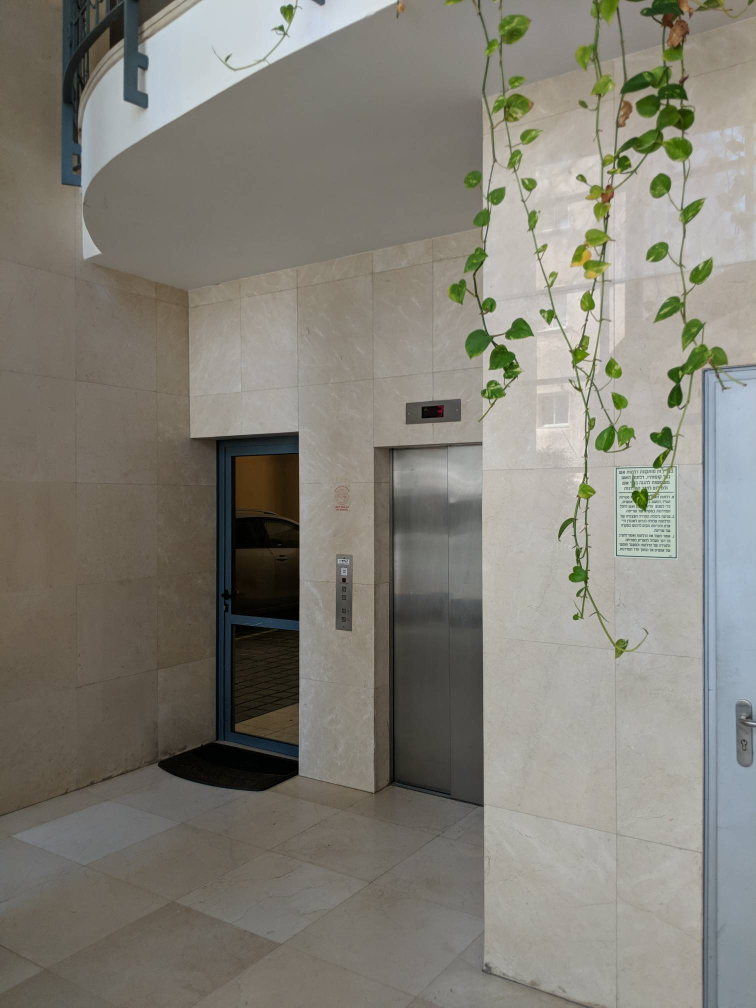
#> input picture data/Images/Office/1.jpg, 1512 x 2016 px (shown at 1/2 size)
$ python harris.py   (older library calls are emulated)
#> lines starting #> are read from the running program, lines starting #| are printed output that depends on the picture; long printed decimals are rounded
import cv2
import numpy as np

# [84 lines left out: functions gaussianBlur, harris, not called in this run]


# harris("./data/Images/Mountain/1.jpg")
# harris("./data/Images/Office/1.jpg")

def get_keypoints(image) :
    # Use a basic feature detector (e.g., Harris corners) for simplicity
    corners = cv2.cornerHarris(image, 2, 3, 0.04)
    keypoints = np.argwhere(corners > 0.01 * corners.max())  # Adjust the threshold as needed
    return keypoints

def compute_gradient(image):
    # [5 lines of commented-out code are left out]
    sobelx = cv2.Sobel(image, cv2.CV_32F, 1, 0, ksize=3)
    sobely = cv2.Sobel(image, cv2.CV_32F, 0, 1, ksize=3)
    magnitude = np.sqrt(sobelx**2 + sobely**2)
    orientation = np.arctan2(sobely, sobelx)
    return magnitude, orientation

def get_descriptor(keypoint, image):
    # Define descriptor parameters
    patch_size = 16
    num_bins = 8
    # print(image)
    # Extract a patch around the keypoint
    x, y = keypoint
    # Ensure the coordinates are within the valid range
    x_start = max(0, x - patch_size // 2)
    x_end = min(image.shape[0], x + patch_size // 2)
    y_start = max(0, y - patch_size // 2)
    y_end = min(image.shape[1], y + patch_size // 2)

    # Extract the patch
    patch = image[x_start:x_end, y_start:y_end]

    # print(x,y)
    # print(patch)
    # Compute gradient magnitude and orientation for the patch
    magnitude, orientation = compute_gradient(patch)
    # print("len orien", len(orientation))

    # Create histogram of orientations
    histogram = np.zeros(num_bins)
    bin_width = 2 * np.pi / num_bins
    for i in range(x_end-x_start):
        for j in range(y_end-y_start):
            angle = orientation[i, j]
            bin_index = int(angle // bin_width) % num_bins
            histogram[bin_index] += magnitude[i, j]

    # Normalize the histogram
    descriptor = histogram / np.linalg.norm(histogram)

    return descriptor

image = cv2.imread('./data/Images/Office/1.jpg', cv2.IMREAD_GRAYSCALE)
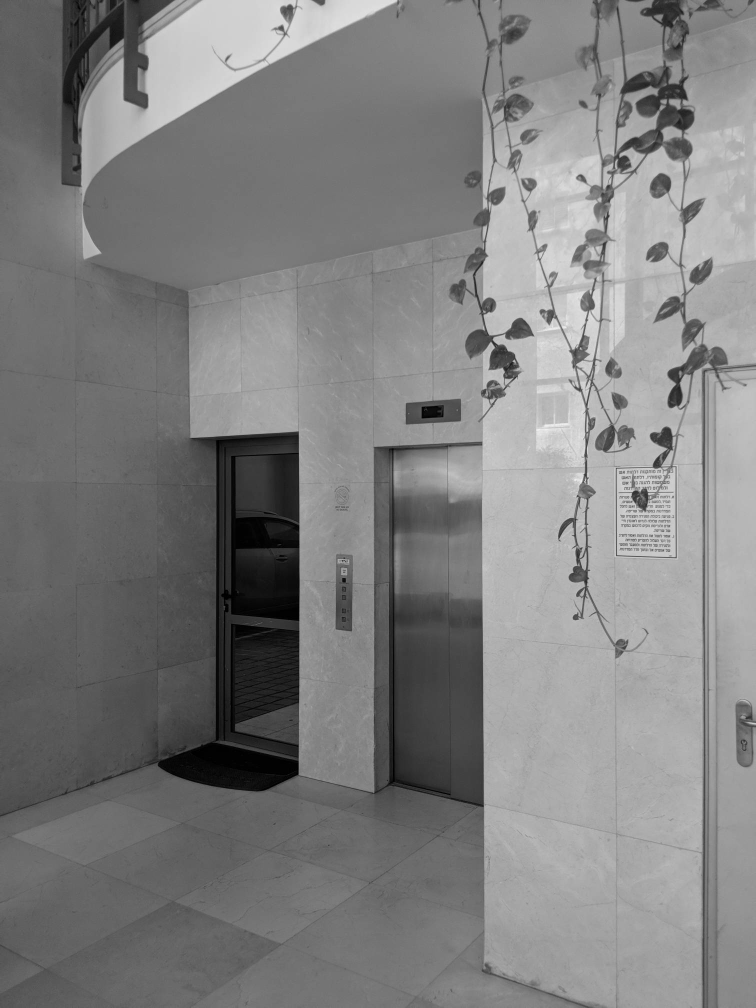
#> image: shape (2016, 1512) (shown at 1/2 size); min 0, max 248, mean 127.5
keypoints = get_keypoints(image)
#> in get_keypoints, `keypoints = np.argwhere(corners > 0.01 * corners.max())`: keypoints = 7799 pairs, first value 0 to 1691, second value 161 to 1504
print(keypoints)
#> (printed output is left out)

# Compute descriptors for each keypoint
descriptors = []
for keypoint in keypoints:
    descriptor = get_descriptor(keypoint, image)
    descriptors.append(descriptor)
#> this loop made 7799 passes
#> (x in get_descriptor, y in get_descriptor, x_start in get_descriptor, x_end in get_descriptor, y_start in get_descriptor, y_end in get_descriptor) on passes 1 to 3: (0, 347, 0, 8, 339, 355), (0, 348, 0, 8, 340, 356), (0, 349, 0, 8, 341, 357)
print(descriptors[2000])
#| [0.5869 0.3406 0.1851 0.1192 0.5332  0.3107
#|  0.2413 0.228]

$ run again, with data/Images/Mountain/1.jpg copied over data/Images/Office/1.jpg
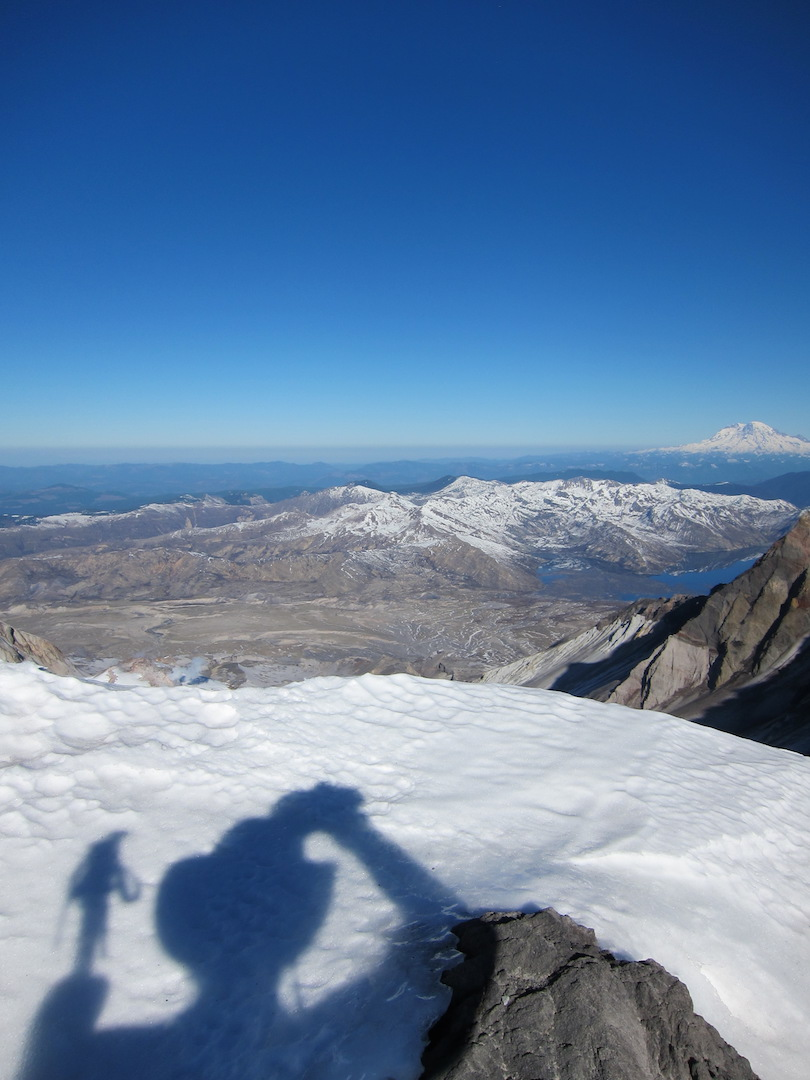
#> input picture data/Images/Mountain/1.jpg, 810 x 1080 px
#> `image = cv2.imread('./data/Images/Office/1.jpg', cv2.IMREAD_GRAYSCALE)`:
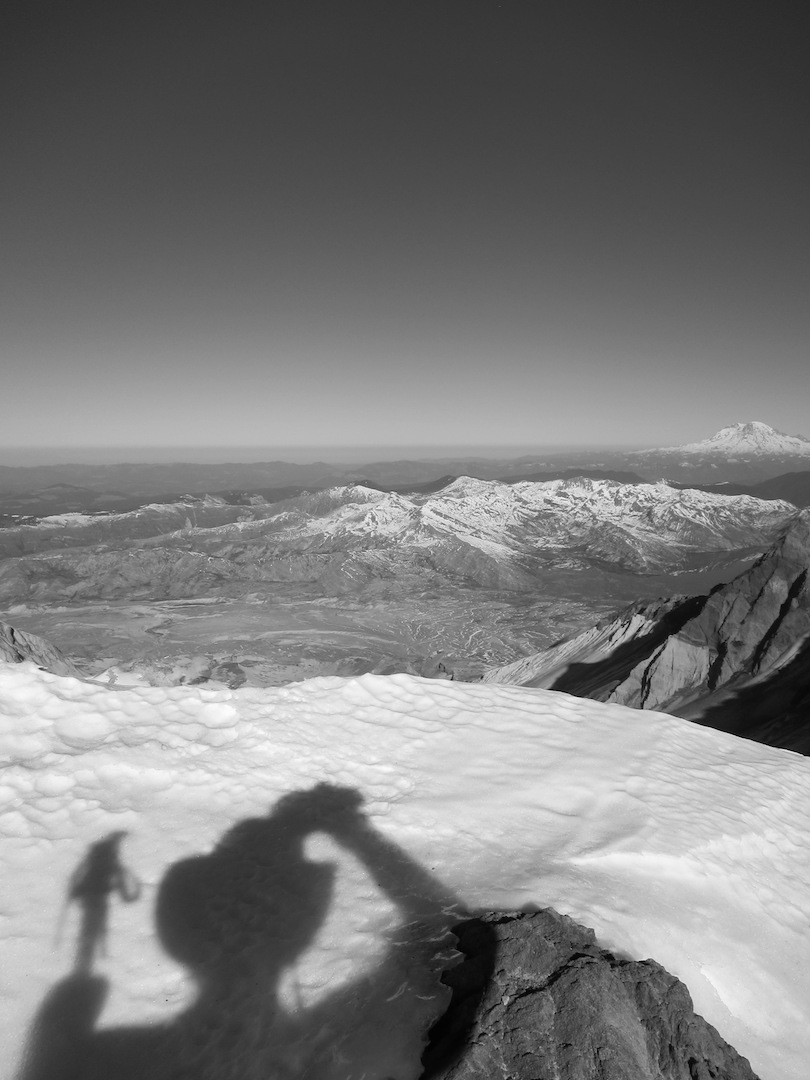
#> image: shape (1080, 810); min 0, max 253, mean 123.3
#> in get_keypoints, `keypoints = np.argwhere(corners > 0.01 * corners.max())`: keypoints = 4690 pairs, first value 429 to 1079, second value 4 to 809
#> (printed output is left out)
#> the loop `for keypoint in keypoints:` made 4690 passes
#> (x in get_descriptor, y in get_descriptor, x_start in get_descriptor, x_end in get_descriptor, y_start in get_descriptor, y_end in get_descriptor, descriptor) on passes 1 to 3: (429, 772, 421, 437, 764, 780, [0.145, 0.0881, 0.835, 0.339, 0.207, 0.218, 0.215, 0.152]), (436, 745, 428, 444, 737, 753, [0.353, 0.424, 0.635, 0.124, 0.388, 0.232, 0.223, 0.148]), (478, 663, 470, 486, 655, 671, [0.277, 0.458, 0.633, 0.416, 0.288, 0.156, 0.0802, 0.163])
#| [0.2145 0.2492 0.5399 0.2059 0.126 0.3732
#|  0.6019 0.2015]

$ run again, with data/Images/Office/3.jpg copied over data/Images/Office/1.jpg
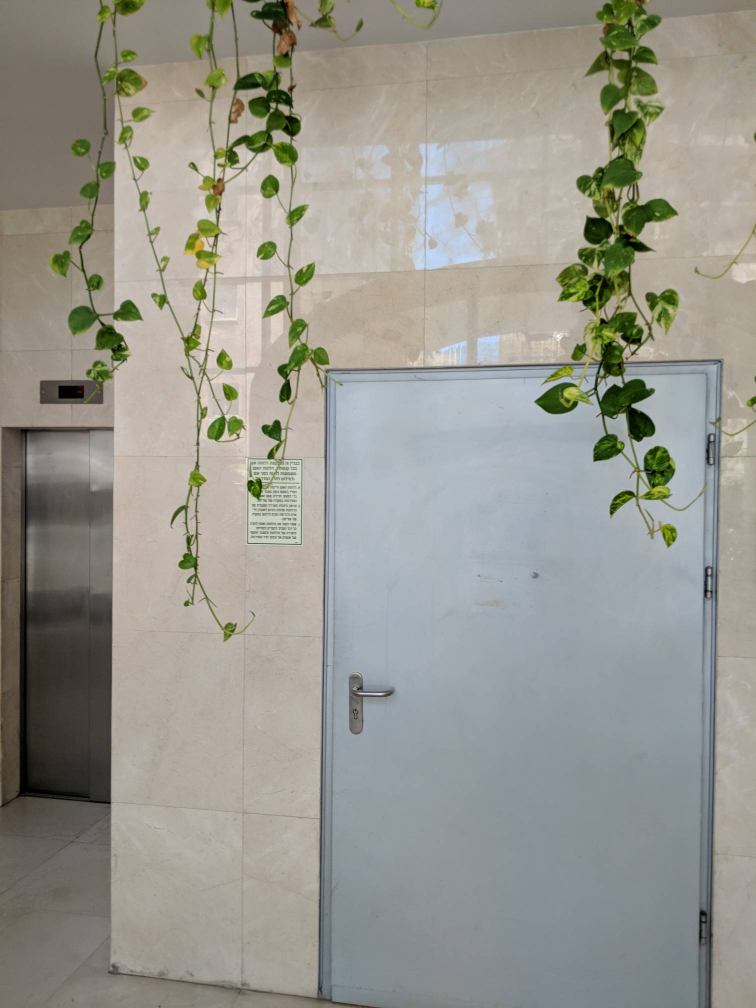
#> input picture data/Images/Office/3.jpg, 1512 x 2016 px (shown at 1/2 size)
#> `image = cv2.imread('./data/Images/Office/1.jpg', cv2.IMREAD_GRAYSCALE)`:
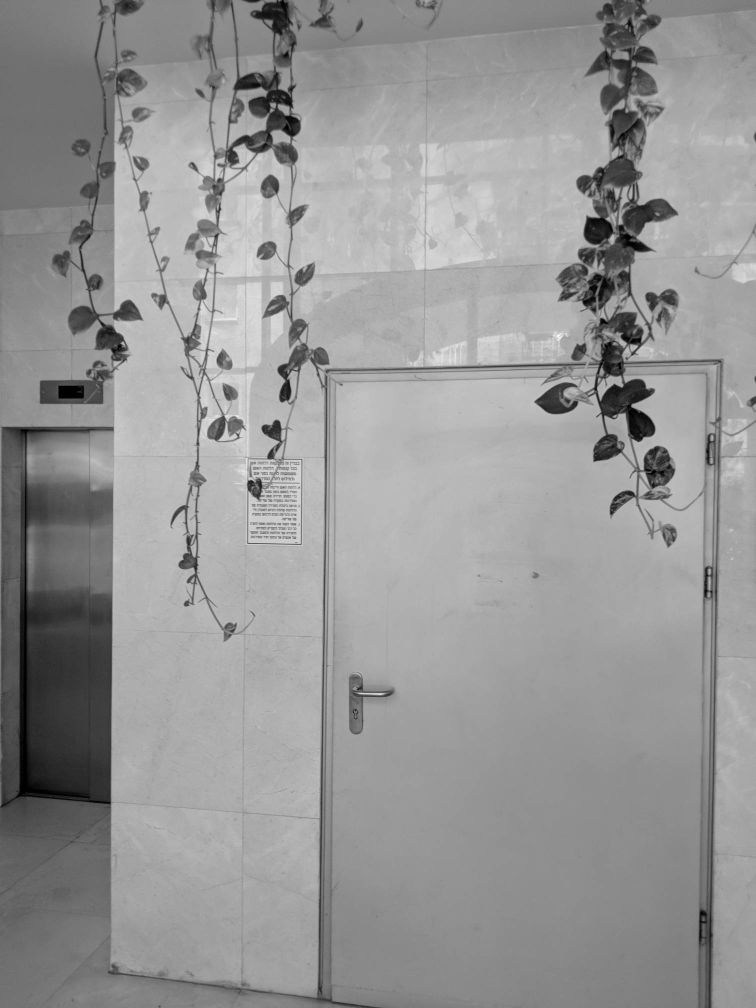
#> image: shape (2016, 1512) (shown at 1/2 size); min 0, max 255, mean 149.8
#> in get_keypoints, `keypoints = np.argwhere(corners > 0.01 * corners.max())`: keypoints = 7924 pairs, first value 0 to 2012, second value 0 to 1511
#> (printed output is left out)
#> the loop `for keypoint in keypoints:` made 7924 passes
#> (x in get_descriptor, y in get_descriptor, x_start in get_descriptor, x_end in get_descriptor, y_start in get_descriptor, y_end in get_descriptor, descriptor) on passes 2 to 4: (0, 488, 0, 8, 480, 496, [0.0067, 0.0149, 0.995, 0.00426, 0.099, 0.0134, 0.00134, 0]), (0, 518, 0, 8, 510, 526, [0.114, 0.982, 0.151, 0.00501, 0.00948, 0.00138, 0, 0]), (0, 520, 0, 8, 512, 528, [0.136, 0.963, 0.23, 0.0288, 0.0351, 0.00223, 0, 0])
#| [0.1551 0.8942 0.2374 0.09804 0.196 0.2454
#|  0.01352 0.1073]
